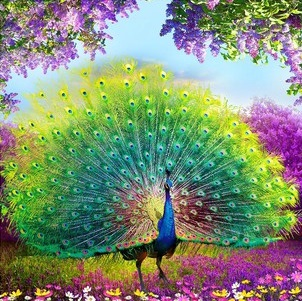
#> input picture img/gambar.jpg, 302 x 301 px
$ python histogram.py
#> lines starting #> are read from the running program, lines starting #| are printed output that depends on the picture
from matplotlib import pyplot
from os.path import basename
from os.path import splitext
from PIL import Image

def get_file_name(file_path):
    # https://stackoverflow.com/a/678266/9157799
    return splitext(basename(file_path))[0]

def tampilkan_histogram(r, g, b, gambar):
    intensitas = list(range(256))
    lebar_bar = 0.3

    # https://stackoverflow.com/q/9304408/9157799
    intensitas = [i-lebar_bar for i in intensitas]
    # https://stackoverflow.com/q/14270391/9157799
    pyplot.bar(intensitas, r, width=lebar_bar, color='r')

    intensitas = [i+lebar_bar for i in intensitas]
    pyplot.bar(intensitas, g, width=lebar_bar, color='g')

    intensitas = [i+lebar_bar for i in intensitas]
    pyplot.bar(intensitas, b, width=lebar_bar, color='b')

    pyplot.title('Histogram ' + gambar)
    pyplot.xlabel('Intensitas')
    pyplot.ylabel('Kemunculan')
    pyplot.legend(['R', 'G', 'B'])
    pyplot.show()

def histogram(gambar):
#> called with gambar = 'img/gambar.jpg'
    GAMBAR = Image.open(gambar)
#> GAMBAR is the input picture: PIL image 302x301 RGB; mean R, G, B 129, 142.3, 115.4
    PIXEL = GAMBAR.load()

    ukuran_horizontal = GAMBAR.size[0]
#> ukuran_horizontal = 302
    ukuran_vertikal = GAMBAR.size[1]
#> ukuran_vertikal = 301

    gambar_r = Image.new('RGB', (ukuran_horizontal, ukuran_vertikal))
#> gambar_r: PIL image 302x301 RGB; every value is 0
    pixel_r = gambar_r.load()

    gambar_g = Image.new('RGB', (ukuran_horizontal, ukuran_vertikal))
    pixel_g = gambar_g.load()

    gambar_b = Image.new('RGB', (ukuran_horizontal, ukuran_vertikal))
    pixel_b = gambar_b.load()

    # https://stackoverflow.com/q/10712002/9157799
    r = [0] * 256
    g = [0] * 256
    b = [0] * 256

    for x in range(ukuran_horizontal):
        for y in range(ukuran_vertikal):
            intensitas_r = PIXEL[x, y][0]
            intensitas_g = PIXEL[x, y][1]
            intensitas_b = PIXEL[x, y][2]
            r[intensitas_r] += 1
            g[intensitas_g] += 1
            b[intensitas_b] += 1
            pixel_r[x, y] = (intensitas_r, 0, 0)
            pixel_g[x, y] = (0, intensitas_g, 0)
            pixel_b[x, y] = (0, 0, intensitas_b)
#> after the loop, b = 256 values, max 2357 at index 255, min 92 at index 1, mean 355.1; g = 256 values, max 1073 at index 235, min 30 at index 1, mean 355.1; r = 256 values, max 938 at index 190, min 34 at index 254, mean 355.1

    gambar_r.save('img/' + get_file_name(gambar) + '_r.jpg')
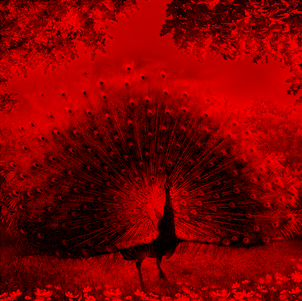
#> saved as gambar_r.jpg: PIL image 302x301 RGB; mean R, G, B 129, 0, 0
    gambar_g.save('img/' + get_file_name(gambar) + '_g.jpg')
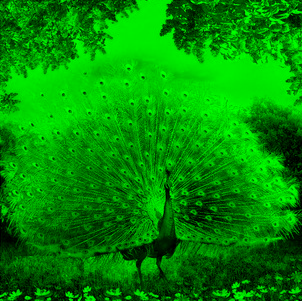
#> saved as gambar_g.jpg: PIL image 302x301 RGB; mean R, G, B 0, 142.3, 0
    gambar_b.save('img/' + get_file_name(gambar) + '_b.jpg')
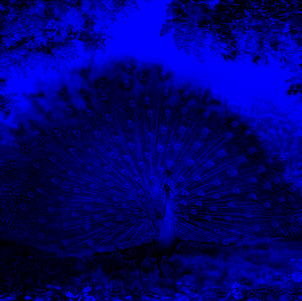
#> saved as gambar_b.jpg: PIL image 302x301 RGB; mean R, G, B 0, 0, 115.4

    tampilkan_histogram(r, g, b, gambar)
#> in tampilkan_histogram, `intensitas = [i+lebar_bar for i in intensitas]`: intensitas = 256 values from 0 to 255
#> in tampilkan_histogram, `intensitas = [i+lebar_bar for i in intensitas]`: intensitas = 256 values from 0.3 to 255.3
#> in tampilkan_histogram, `pyplot.show()`:
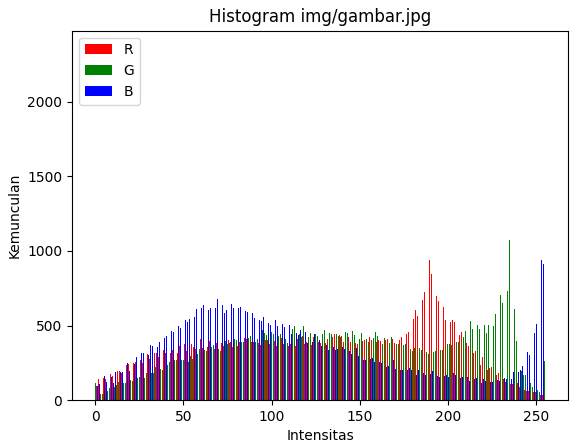
#> figure drawn by matplotlib, 1 panel; tallest bar 938 high, from x = 189.5 to 189.8; tallest bar 1073 high, from x = 234.8 to 235.2; tallest bar 2357 high, from x = 255.2 to 255.5


histogram('img/gambar.jpg')
